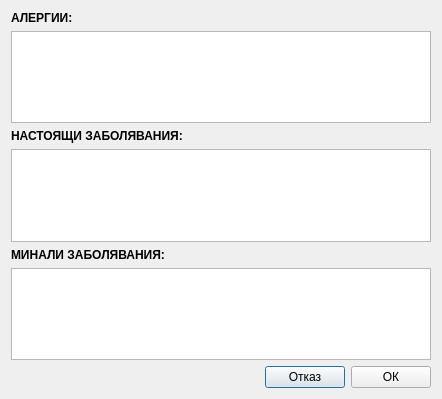
<?xml version="1.0" encoding="UTF-8"?>
<ui version="4.0">
 <class>AllergiesDialog</class>
 <widget class="QDialog" name="AllergiesDialog">
  <property name="geometry">
   <rect>
    <x>0</x>
    <y>0</y>
    <width>442</width>
    <height>399</height>
   </rect>
  </property>
  <property name="windowTitle">
   <string>AllergiesDialog</string>
  </property>
  <property name="modal">
   <bool>true</bool>
  </property>
  <layout class="QVBoxLayout" name="verticalLayout">
   <item>
    <widget class="QLabel" name="label">
     <property name="font">
      <font>
       <pointsize>9</pointsize>
       <bold>true</bold>
      </font>
     </property>
     <property name="text">
      <string>АЛЕРГИИ:</string>
     </property>
    </widget>
   </item>
   <item>
    <widget class="TextEdit" name="allergiesEdit">
     <property name="contextMenuPolicy">
      <enum>Qt::NoContextMenu</enum>
     </property>
     <property name="acceptDrops">
      <bool>false</bool>
     </property>
     <property name="inputMethodHints">
      <set>Qt::ImhNoEditMenu</set>
     </property>
     <property name="tabChangesFocus">
      <bool>true</bool>
     </property>
     <property name="acceptRichText">
      <bool>false</bool>
     </property>
    </widget>
   </item>
   <item>
    <widget class="QLabel" name="label_2">
     <property name="font">
      <font>
       <pointsize>9</pointsize>
       <italic>false</italic>
       <bold>true</bold>
      </font>
     </property>
     <property name="text">
      <string>НАСТОЯЩИ ЗАБОЛЯВАНИЯ:</string>
     </property>
    </widget>
   </item>
   <item>
    <widget class="TextEdit" name="currentEdit">
     <property name="contextMenuPolicy">
      <enum>Qt::NoContextMenu</enum>
     </property>
     <property name="tabChangesFocus">
      <bool>true</bool>
     </property>
     <property name="acceptRichText">
      <bool>false</bool>
     </property>
    </widget>
   </item>
   <item>
    <widget class="QLabel" name="label_3">
     <property name="font">
      <font>
       <pointsize>9</pointsize>
       <bold>true</bold>
      </font>
     </property>
     <property name="text">
      <string>МИНАЛИ ЗАБОЛЯВАНИЯ:</string>
     </property>
    </widget>
   </item>
   <item>
    <widget class="TextEdit" name="pastEdit">
     <property name="contextMenuPolicy">
      <enum>Qt::NoContextMenu</enum>
     </property>
     <property name="tabChangesFocus">
      <bool>true</bool>
     </property>
     <property name="acceptRichText">
      <bool>false</bool>
     </property>
    </widget>
   </item>
   <item>
    <layout class="QHBoxLayout" name="horizontalLayout">
     <item>
      <spacer name="horizontalSpacer">
       <property name="orientation">
        <enum>Qt::Horizontal</enum>
       </property>
       <property name="sizeHint" stdset="0">
        <size>
         <width>40</width>
         <height>20</height>
        </size>
       </property>
      </spacer>
     </item>
     <item>
      <widget class="QPushButton" name="cancelButton">
       <property name="text">
        <string>Отказ</string>
       </property>
      </widget>
     </item>
     <item>
      <widget class="QPushButton" name="okButton">
       <property name="autoFillBackground">
        <bool>false</bool>
       </property>
       <property name="text">
        <string>ОК</string>
       </property>
      </widget>
     </item>
    </layout>
   </item>
  </layout>
 </widget>
 <layoutdefault spacing="6" margin="11"/>
 <customwidgets>
  <customwidget>
   <class>TextEdit</class>
   <extends>QTextEdit</extends>
   <header>View/uiComponents/qt_derived/TextEdit.h</header>
  </customwidget>
 </customwidgets>
 <tabstops>
  <tabstop>allergiesEdit</tabstop>
  <tabstop>currentEdit</tabstop>
  <tabstop>pastEdit</tabstop>
  <tabstop>cancelButton</tabstop>
 </tabstops>
 <resources/>
 <connections/>
</ui>
